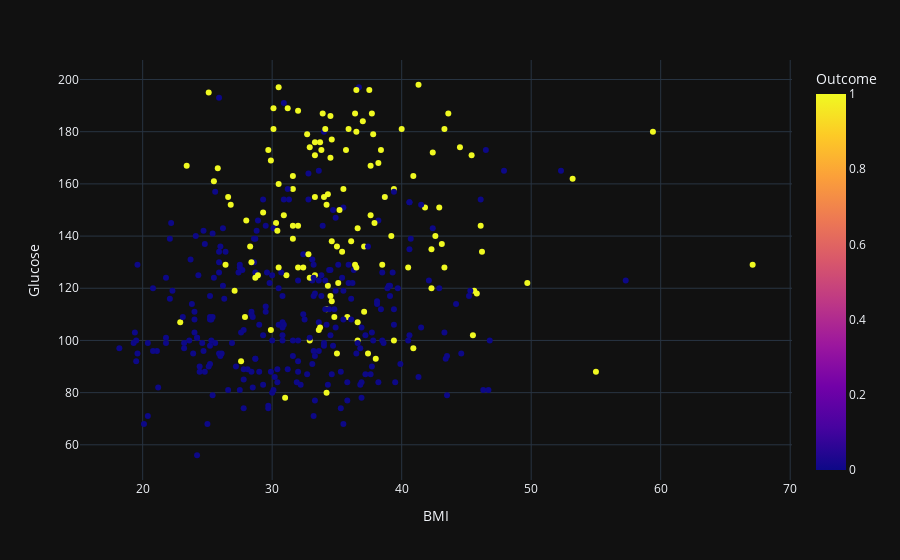

Notebook code for this chart:
### Code cell
scatter('BMI','Glucose')#繪製散佈圖,觀察'BMI'與'血糖'高低關係

### Figure 1 — Plotly figure (JSON) as saved in the notebook; plotly's stock layout.template omitted (floating-point values rounded to 4 significant figures; data arrays with more than 128 entries replaced by an {"elided": "..."} marker saying what was removed)
{"data": [{"hovertemplate": "BMI=%{x}<br>Glucose=%{y}<br>Outcome=%{marker.color}<extra></extra>", "legendgroup": "", "marker": {"color": {"elided": "392 int values"}, "coloraxis": "coloraxis", "symbol": "circle"}, "mode": "markers", "name": "", "orientation": "v", "showlegend": false, "type": "scatter", "x": {"elided": "392 float values"}, "xaxis": "x", "y": {"elided": "392 int values"}, "yaxis": "y"}], "layout": {"coloraxis": {"colorbar": {"title": {"text": "Outcome"}}, "colorscale": [[0, "#0d0887"], [0.1111, "#46039f"], [0.2222, "#7201a8"], [0.3333, "#9c179e"], [0.4444, "#bd3786"], [0.5556, "#d8576b"], [0.6667, "#ed7953"], [0.7778, "#fb9f3a"], [0.8889, "#fdca26"], [1, "#f0f921"]]}, "legend": {"tracegroupgap": 0}, "margin": {"t": 60}, "xaxis": {"anchor": "y", "domain": [0, 1], "title": {"text": "BMI"}}, "yaxis": {"anchor": "x", "domain": [0, 1], "title": {"text": "Glucose"}}}}
